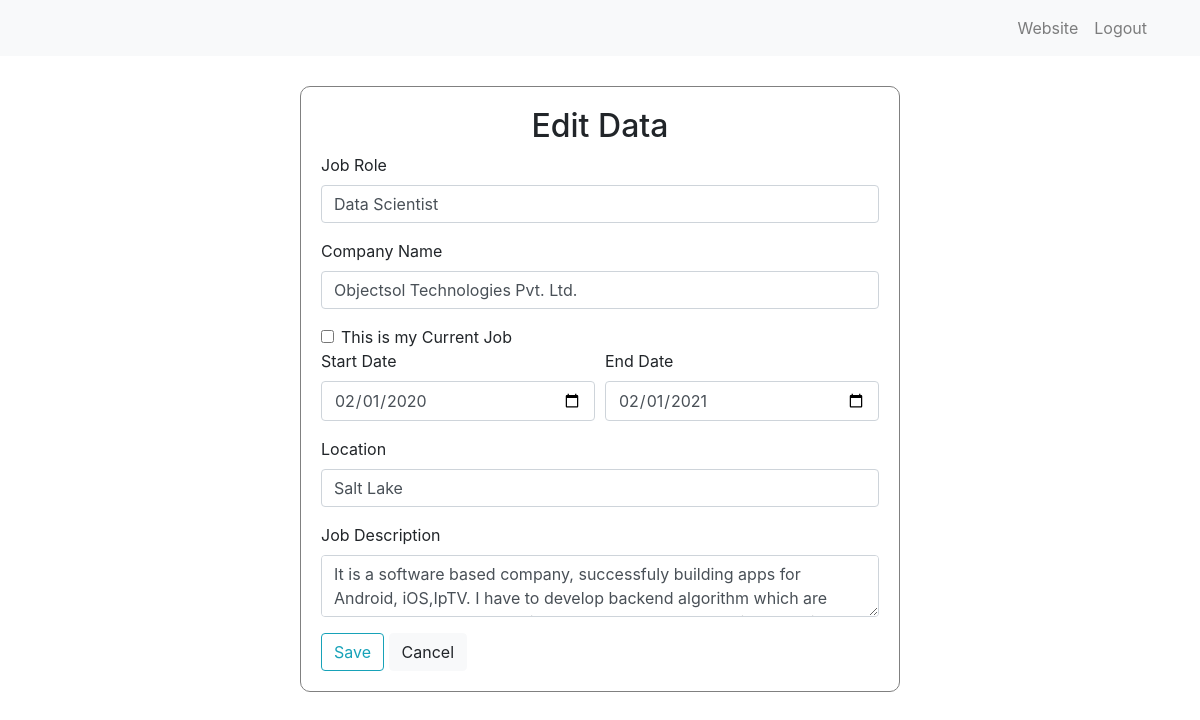
/formdata/job/1 (signed in), run on an earlier commit of the app's database.
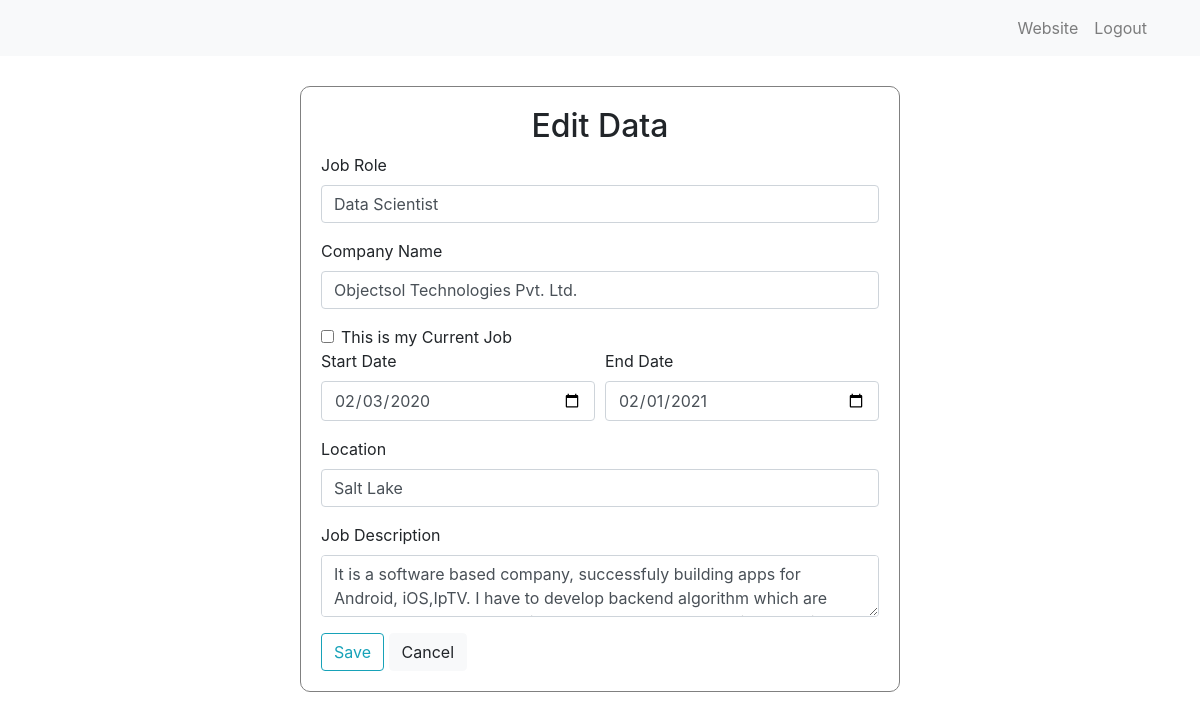
And on a later commit of the database.
### portfolio/models.py (models this page shows)
class Job(db.Model):
    id = db.Column(db.Integer, primary_key=True)
    role = db.Column(db.String(30), unique=False,nullable=False)
    company = db.Column(db.String(30), unique=False, nullable=False)
    start = db.Column(db.DateTime, unique=False, nullable=True)
    end = db.Column(db.DateTime, unique=False, nullable=True)
    place = db.Column(db.String(30), unique=False, nullable=True)
    jd = db.Column(db.String(100), unique=False, nullable=False)
    user_id = db.Column(db.Integer, db.ForeignKey('user.id'), nullable=False)

### portfolio/routes.py (the view, shortened to what this page needs)
@main.route('/formdata/<path:form_type>/<int:data_id>', methods=['GET', 'POST'])
@login_required
def edit_post(data_id, form_type):
    if form_type == 'testimoni':
        testimoni_data = Testimonial.query.filter_by(id=data_id).first()
        test_form = Testimoni_form(id=data_id)
        pic_form = changepictureForm(id=data_id)
        if test_form.submit.data and test_form.validate_on_submit():
            testimoni_data.name = test_form.name.data
            testimoni_data.desc = test_form.desc.data
            testimoni_data.testimony = test_form.main.data
            db.session.commit()
            return redirect(url_for('main.data'))
        elif request.method == 'GET':
            test_form.name.data = testimoni_data.name
            test_form.desc.data = testimoni_data.desc
            test_form.main.data = testimoni_data.testimony
            return render_template('edit_data.html', form=test_form, type=form_type, pic=True, image=testimoni_data, form_pic=pic_form)
        return render_template('edit_data.html', form=test_form, type=form_type,pic=True,image=testimoni_data,form_pic=pic_form)
    elif form_type == 'job':
        jobdata = Job.query.filter_by(id=data_id).first()
        jobform = JobForm(id=data_id)
        if jobform.validate_on_submit():
            jobdata.role=jobform.role.data
            jobdata.company=jobform.company.data
            jobdata.start=datetime.strptime(jobform.start.data.strftime("%d %B %Y"),"%d %B %Y")
            if jobform.end.data == None:
                jobform.end.data = None
            else:
                jobform.end.data = datetime.strptime(jobform.end.data.strftime("%B %Y"),"%B %Y")
            jobdata.end = jobform.end.data
            jobdata.place=jobform.place.data
            jobdata.jd=jobform.jd.data
            db.session.commit()
            return redirect(url_for('main.data'))
        elif request.method == 'GET':
            jobform.role.data = jobdata.role
            jobform.company.data = jobdata.company
            jobform.start.data = jobdata.start
            if jobdata.end == None:
                jobform.current.data = True
            else:
                jobform.end.data = jobdata.end
            jobform.place.data = jobdata.place
            jobform.jd.data = jobdata.jd
            return render_template('edit_data.html', form=jobform, type=form_type)
        return render_template('edit_data.html', form=jobform, type=form_type)

### portfolio/forms.py (shortened to what this page needs)
class JobForm(FlaskForm):
    role = StringField('Job Role', validators=[DataRequired()])
    company = StringField('Company Name', validators=[DataRequired()])
    current = BooleanField('This is my Current Job')
    start = DateField('Start Date', validators=[DataRequired()], format=f'%Y-%m-%d')
    end = DateField('End Date', format=f'%Y-%m-%d')
    place = StringField('Location')
    jd = TextAreaField('Job Description', validators=[DataRequired()])
    submit = SubmitField('Save')
    def __init__(self, id=None,*args, **kwargs):
        self.id = id
        super(JobForm, self).__init__(*args, **kwargs)

### portfolio/models.py (called while the page is built)
@login_manager.user_loader
def load_user(user_id):
    return User.query.get(int(user_id))

### portfolio/templates/edit_data.html (shortened to what this page needs)
<!DOCTYPE html>
<html lang="en">
  <head>
    <link
      rel="stylesheet"
      href="https://maxcdn.bootstrapcdn.com/bootstrap/4.0.0/css/bootstrap.min.css"
    />
    <link
      rel="stylesheet"
      href="https://stackpath.bootstrapcdn.com/font-awesome/4.7.0/css/font-awesome.min.css"
    />
  </head>
  <body>
    <nav class="navbar navbar-expand-lg navbar-light bg-light">
      <div class="container">
      <div class="collapse navbar-collapse" id="navbarSupportedContent">
        <ul class="navbar-nav ml-auto">
          <li class="nav-item">
            <a class="nav-link" href="{{url_for('main.home')}}" target="_blank">Website</a>
          </li>
          {% if current_user.is_authenticated %}
          <li class="nav-item">
            <a class="nav-link" href="{{url_for('main.logout')}}">Logout</a>
          </li>
          {% else %}
          <li class="nav-item">
            <a class="nav-link" href="{{url_for('main.login')}}">Login</a>
          </li>
          {% endif %}
        </ul>
      </div>
    </div>
    </nav>
    <div class="container custom">
      <h2 style="text-align: center;">Edit Data</h2>
    <form method="POST" enctype="multipart/form-data">
      {% if type == 'job' %}
        <div class="form-group">
          {{form.role.label(class="form-control-label")}}
          {% if form.role.errors %}
            {{form.role(class="form-control is-invalid")}}
            <div class="invalid-feedback">
              {% for error in form.role.errors %}
              <span>{{ error }}</span>
              {% endfor %}
            </div>
            {% else %}
            {{form.role(class="form-control")}}
          {% endif %}
        </div>
        <div class="form-group">
          {{form.company.label(class="form-control-label")}}
          {% if form.company.errors %}
            {{form.company(class="form-control is-invalid")}}
            <div class="invalid-feedback">
              {% for error in form.company.errors %}
              <span>{{ error }}</span>
              {% endfor %}
            </div>
            {% else %}
            {{form.company(class="form-control")}}
          {% endif %}
        </div>
        <div class="form-check">
          {{form.current(class="form-check-input")}}
          {{form.current.label(class="form-check-label")}}
        </div>
        <div class="form-row">
          <div class="form-group col-md-6">
            {{form.start.label(class="form-control-label")}}
            {% if form.start.errors %}
              {{form.start(class="form-control is-invalid")}}
              <div class="invalid-feedback">
                {% for error in form.start.errors %}
                <span>{{ error }}</span>
                {% endfor %}
              </div>
              {% else %}
              {{form.start(class="form-control")}}
            {% endif %}
          </div>
          <div class="form-group col-md-6">
            {{form.end.label(class="form-control-label")}}
            {% if form.end.errors %}
              {{form.end(class="form-control is-invalid")}}
              <div class="invalid-feedback">
                {% for error in form.end.errors %}
                <span>{{ error }}</span>
                {% endfor %}
              </div>
              {% else %}
              {{form.end(class="form-control")}}
            {% endif %}
          </div>
        </div>
        <div class="form-group">
          {{form.place.label(class="form-control-label")}}
          {% if form.place.errors %}
            {{form.place(class="form-control is-invalid")}}
            <div class="invalid-feedback">
              {% for error in form.place.errors %}
              <span>{{ error }}</span>
              {% endfor %}
            </div>
            {% else %}
            {{form.place(class="form-control")}}
          {% endif %}
        </div>
        <div class="form-group">
          {{form.jd.label(class="form-control-label")}}
          {% if form.jd.errors %}
            {{form.jd(class="form-control is-invalid")}}
            <div class="invalid-feedback">
              {% for error in form.jd.errors %}
              <span>{{ error }}</span>
              {% endfor %}
            </div>
            {% else %}
            {{form.jd(class="form-control")}}
          {% endif %}
        </div>
        <span class="form-group">
          {{ form.submit(class="btn btn-outline-info") }}
        </span>
      {% endif %}
      <a href="{{url_for('main.data')}}">
        <button type="button" class="btn btn-light">Cancel</button></a
      >
    </form>
  </div>
  </body>
</html>

### portfolio/templates/edit_data.html (style rules this page uses)
.custom { margin: 30px auto; padding: 20px; border: 1px solid grey; width: 50%; border-radius: 10px; }

What changed in the data, as far as the page shows it:
changed Job "Data Scientist": start "02/01/2020" → "02/03/2020"
